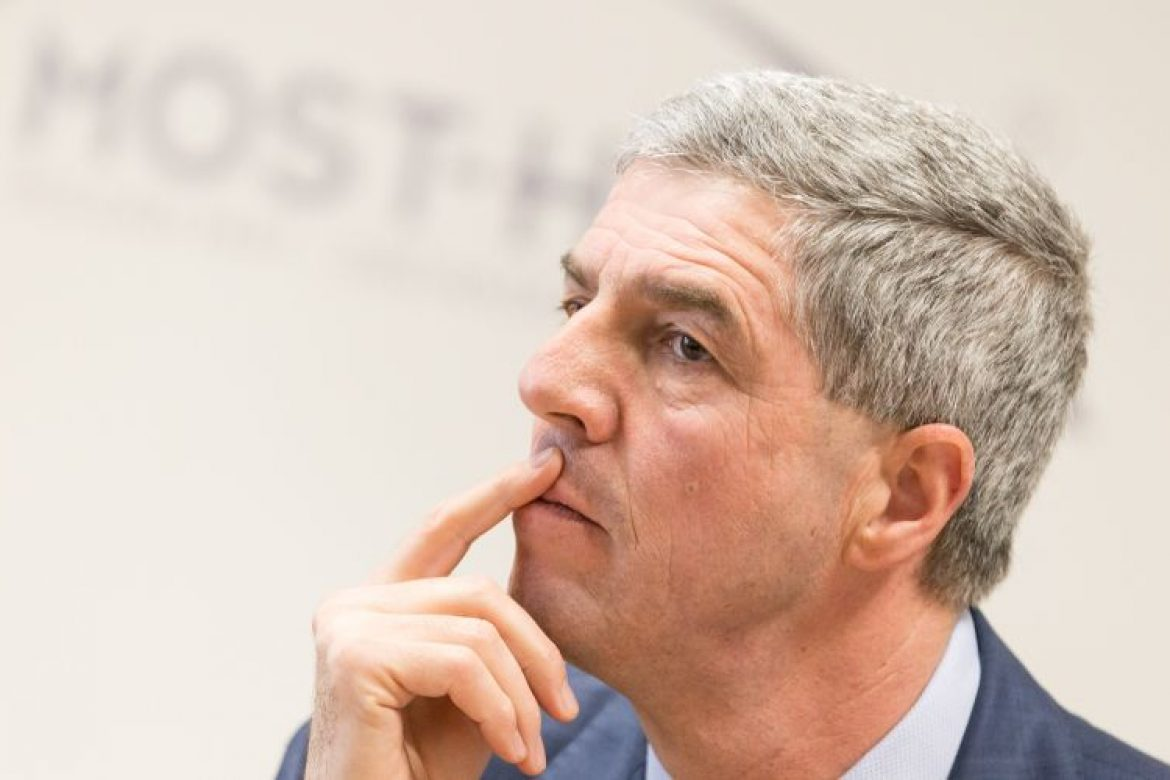
#> input picture testing/bugar.jpg, 1170 x 780 px, found by its file name
$ python testing.py
#> lines starting #> are read from the running program, lines starting #| are printed output that depends on the picture
def test():
    import math

    import numpy
    import imageio

    image = imageio.imread('testing/bugar.jpg')
#> image is the input picture: shape (780, 1170, 3); mean R, G, B 215, 193.8, 181.2

    image = image.astype(float)

    imageWidth = image.shape[1]
#> imageWidth = 1170
    imageHeight = image.shape[0]
#> imageHeight = 780

    # [5 lines of commented-out code are left out]

    image[:, :, 0] = (numpy.sin(image[:, :, 0]*2*math.pi/255)+1)*255/2
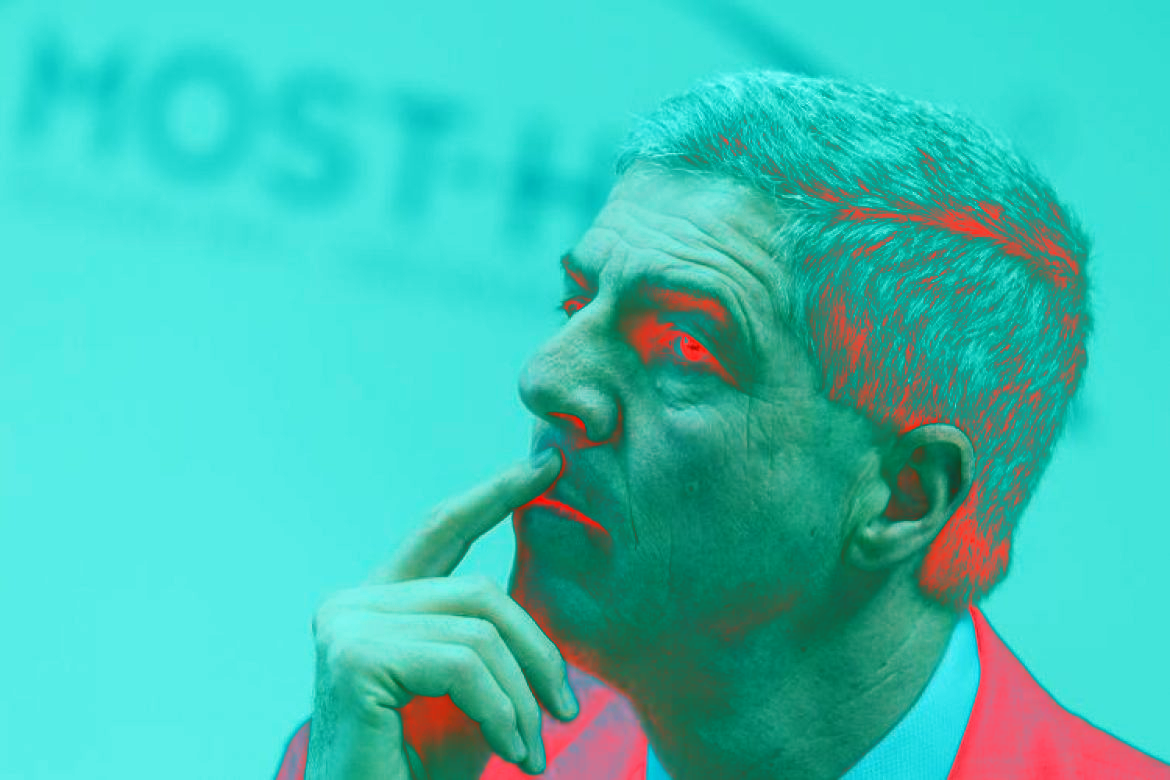
#> image: shape (780, 1170, 3) float64; mean R, G, B 64.6, 193.8, 181.2
    image[:, :, 1] = 255-(numpy.sin(image[:, :, 1]*2*math.pi/255)+1)*255/2
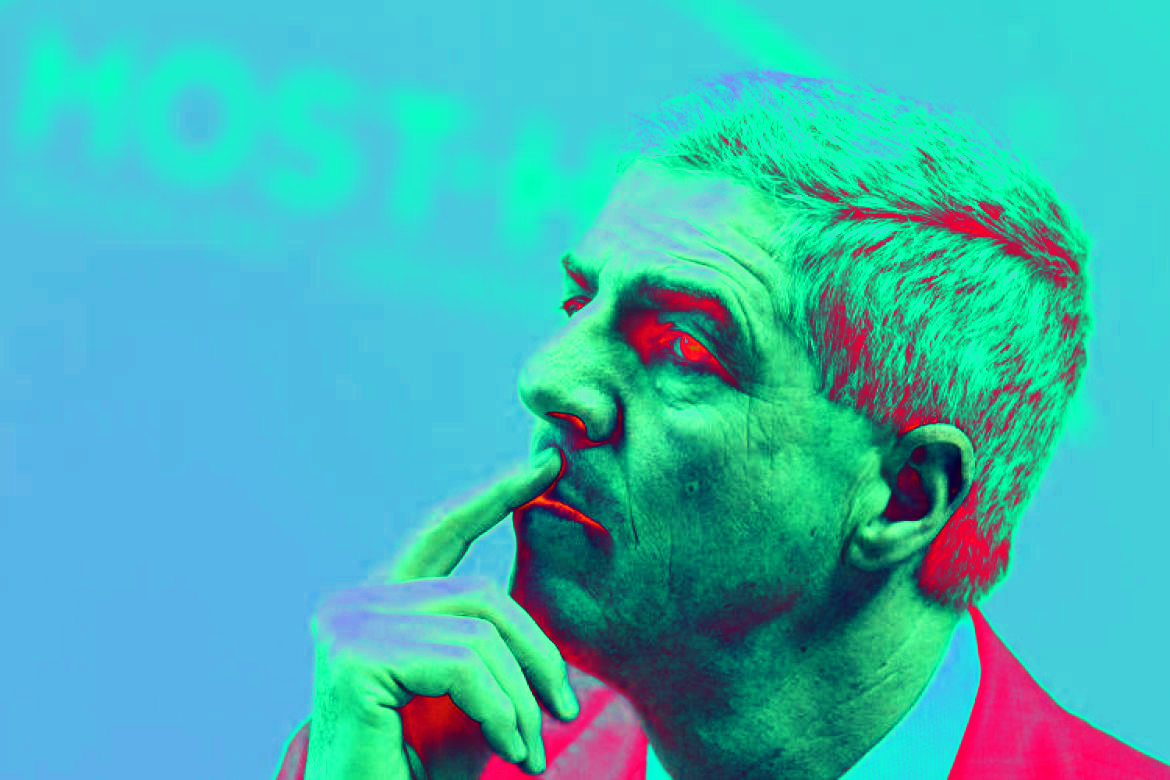
#> image: shape (780, 1170, 3) float64; mean R, G, B 64.6, 181.8, 181.2
    image[:, :, 2] = 0.5*(numpy.sin(image[:, :, 2]*2*math.pi/255)+1)*255/2
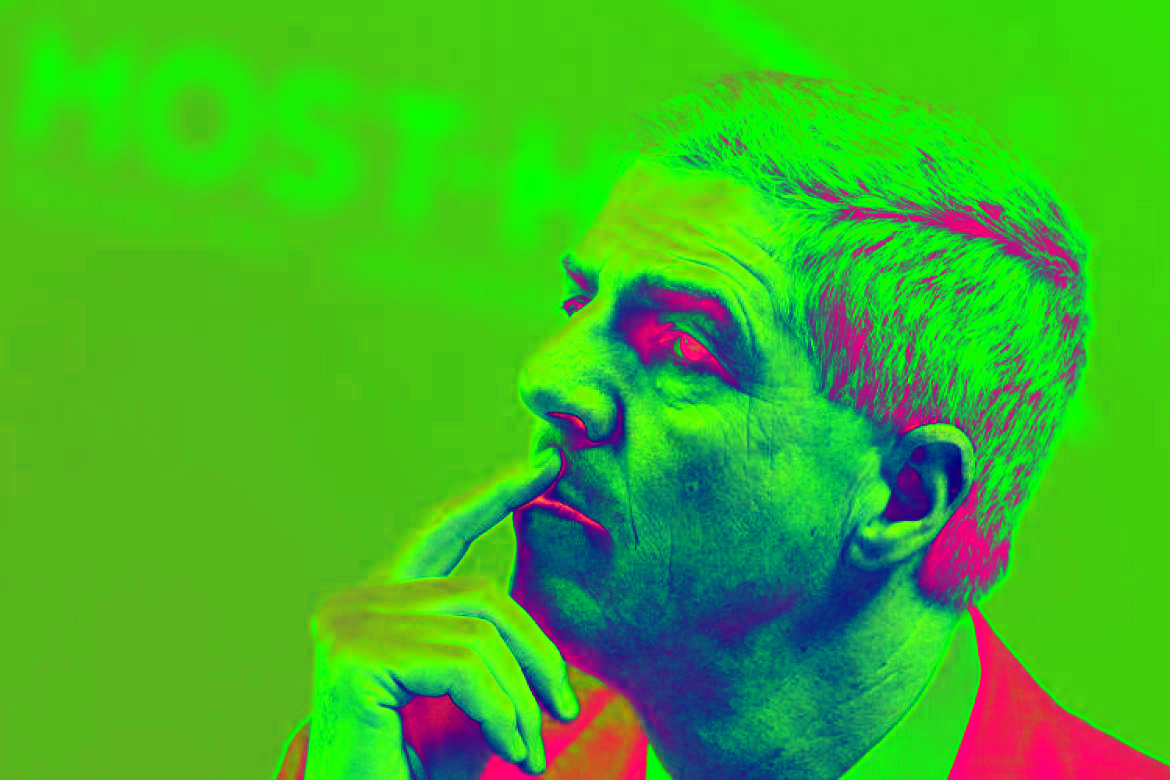
#> image: shape (780, 1170, 3) float64; mean R, G, B 64.6, 181.8, 39.3
    # image[:, :, 1] *= 0
    # image[:, :, 2] *= 0
    # image[:, :, 2] = 255-image[:, :, 2]

    image = image.astype(numpy.uint8)

    imageio.imwrite('testing/bugarX.jpg', image)

    # x = numpy.array([[[1, 2, 3, 4], [5, 6, 7, 8], [9, 10, 11, 12]], [[13, 14, 15, 16], [17, 18, 19, 20], [21, 22, 23, 24]]])
    #
    # print(x[:, :, 1].shape)


if __name__ == '__main__':
    test()
